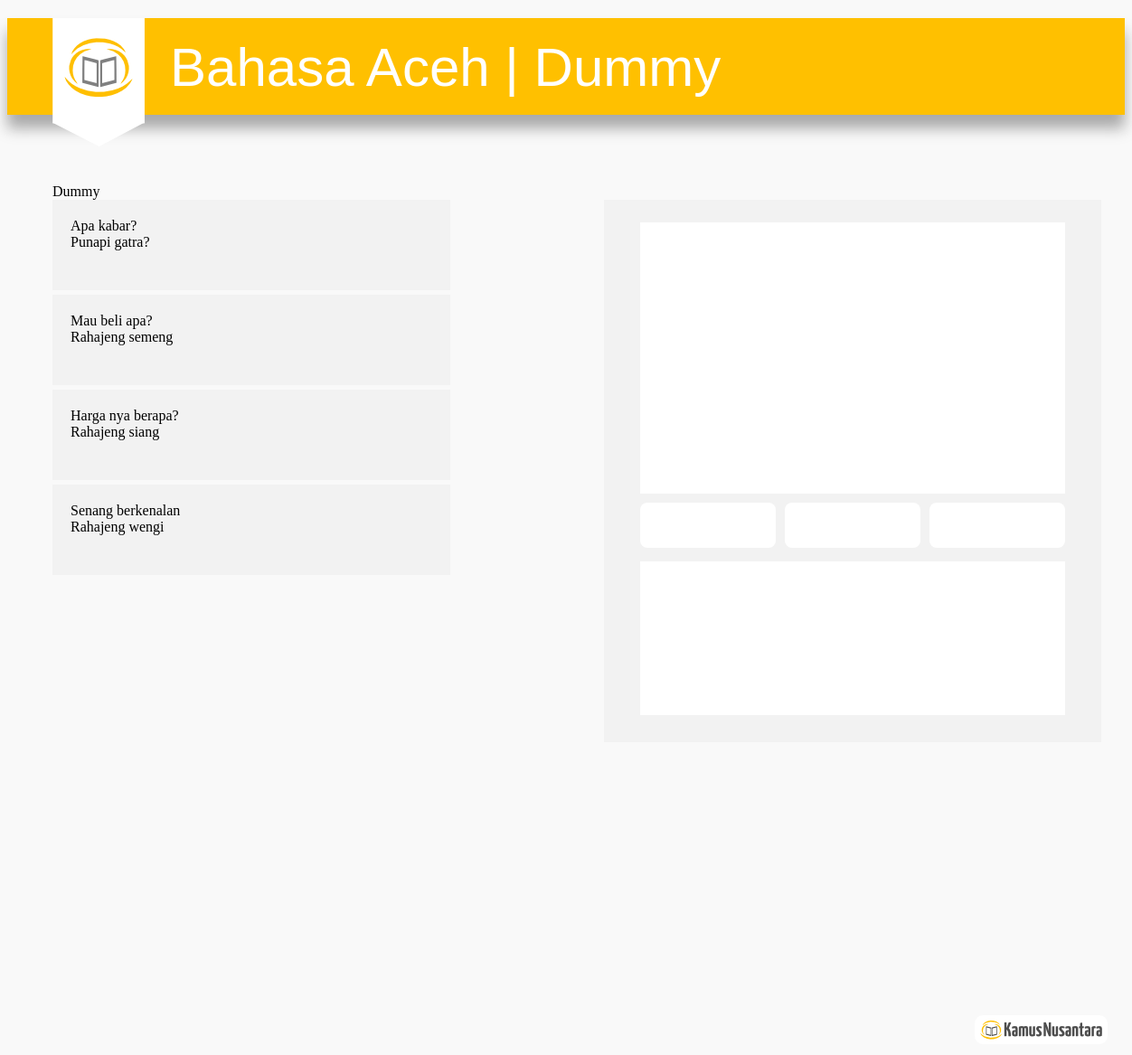
The app's page /dev/terms/kn/lg_aceh/3 with its own data.
### tables this page shows
CREATE TABLE IF NOT EXISTS `languages` (
  `id` int(10) NOT NULL AUTO_INCREMENT,
  `lang_key` varchar(50) NOT NULL DEFAULT '0',
  `name` varchar(50) NOT NULL,
  `desc` longtext NOT NULL,
  PRIMARY KEY (`id`),
  KEY `keywords` (`lang_key`)
);

CREATE TABLE IF NOT EXISTS `lg_aceh` (
  `id` int(11) NOT NULL DEFAULT '0',
  `cat_id` int(11) NOT NULL,
  `cat_name` varchar(255) DEFAULT NULL,
  `ina` varchar(255) DEFAULT NULL,
  `eng` varchar(255) DEFAULT NULL,
  `dar` varchar(255) DEFAULT NULL
);

### dev/application/controllers/terms.php (called while the page is built, shortened)
<?php if ( ! defined('BASEPATH')) exit('No direct script access allowed');
class Terms extends CI_Controller
{
	function __construct()
	{
		$this->load->model("languages_model", "languages", true);
		$this->load->model("categories_model", "categories", true);
		$this->load->model("terms_model", "terms", true);
	}
	public function kn($lg = 'map', $cat_id = '1')
	{
		$lang = $this->languages->get_lang_details($lg);
		$terms = $this->terms->get_terms_in_lang_cat($lg, $cat_id);
		$cat_name = $this->categories->get_cat_name($cat_id);
		$data['lang'] = $lang;
		$data['terms'] = $terms;
		$data['cat_name'] = $cat_name;
		$this->load->view('terms_view', $data);
	}
}

### dev/index.php (called while the page is built, shortened)
<?php
require_once BASEPATH.'core/CodeIgniter.php';

### dev/application/models/languages_model.php (called while the page is built, shortened)
<?php if ( ! defined('BASEPATH')) exit('No direct script access allowed');
class Languages_model extends CI_Model
{
	function get_lang_details($lg)
	{
		$this->db->where('lang_key', $lg);
		$ret = $this->db->get('languages')->result_array();
		return $ret[0];
	}
}

### dev/application/models/categories_model.php (called while the page is built, shortened)
<?php if ( ! defined('BASEPATH')) exit('No direct script access allowed');
class Categories_model extends CI_Model
{
	function get_cat_name($cat_id)
	{
		$this->db->where('id', $cat_id);
		$ret = $this->db->get('categories')->result_array();
		return $ret[0]['name'];
	}
}

### dev/application/models/terms_model.php (called while the page is built, shortened)
<?php if ( ! defined('BASEPATH')) exit('No direct script access allowed');
class Terms_model extends CI_Model
{
	function get_terms_in_lang_cat($lg, $cat)
	{
		$this->db->where('cat_id', $cat);
		$ret = $this->db->get($lg)->result_array();
		return $ret;
	}
}

### dev/application/views/terms_view.php (the view, shortened to what this page needs)
<!DOCTYPE html>
<html lang="en">
	<head>
		<link rel="stylesheet" type="text/css" href="<?=base_url()?>application/css/style.css"/>
	</head>
	<body>
		<header>
			<div class="header">
				<div id="headText">
					<?=$lang['name'];?> | <?=$cat_name;?>
				</div>
			</div>
			<img id="logohead" src="<?=base_url()?>application/images/skhead.png" />
		</header>
		<section id="contain_section">
			<div class="box_contain">
				<div id="title"><?=$cat_name;?></div>
				<div id="box_scroll">
					<?php
						foreach($terms as $term){
							echo "<div class='box'>";
							echo "<div class='indo'>".$term['ina']."</div>";
							echo "<div class='daerah'>".$term['dar']."</div>";
							echo "</div>";
						}
					?>
				</div>
			</div>
			<div id="contain_right">
				<div id="right_container">
					<div id="first_right">
					</div>
					<div id="second_right">
						<div class="s-contain" id="have_margin">
						</div>
						<div class="s-contain" id="have_margin">
						</div>
						<div class="s-contain">
						</div>
					</div>
					<div id="third_right">
					</div>
				</div>
			</div>
		</section>
		<footer id="foot2">
			<img src="<?=base_url()?>application/images/footer.png" >
		</footer>
	</body>
</html>

### dev/application/css/style.css (style rules this page uses)
body { background-color: #f9f9f9; font-family: "body",georgia; }
.header { margin-top:20px; width: 100%; height: 107px; font-family: "header",arial,georgia; background-color: #FFC000; -webkit-box-shadow: 0px 5px 5px #a9a9a9; -moz-box-shadow: 0px 5px 5px #a9a9a9; box-shadow: 0px 15px 15px #a9a9a9; }
#headText { position: relative; color:white; left:180px; top:20px; width: 700px; font-size: 60px; }
#logohead { position: relative; top:-107px; left:50px; }
.box_contain { left: 50px; position: relative; top:-70px; }
#box_scroll { height: 420px; width: 470px; overflow: auto; }
.box { background-color: rgb(242,242,242); width:400px; height:60px; padding: 20px; margin-bottom: 5px; }
#contain_section { height: 850px; }
#contain_right { background-color: rgb(242,242,242); width: 550px; height: 600px; position: relative; top:-490px; left:660px; }
#first_right { position: relative; width: 470px; height: 300px; margin: auto; top: 25px; background-color: #ffffff; }
#second_right { margin: auto; width: 470px; position: relative; top:35px; }
.s-contain { background-color: #ffffff; width: 150px; height: 50px; float: left; border-radius: 8px; }
#have_margin { margin-right: 10px; }
#third_right { position: relative; width: 470px; height: 170px; margin: auto; top: 100px; background-color: #ffffff; }
#foot2 { position: relative; width: 100px; left:1070px; }

### records on screen
languages: name "Bahasa Aceh"
lg_aceh: ina "Apa kabar?", dar "Punapi gatra?"
lg_aceh: ina "Mau beli apa?", dar "Rahajeng semeng"
lg_aceh: ina "Harga nya berapa?", dar "Rahajeng siang"
lg_aceh: ina "Senang berkenalan", dar "Rahajeng wengi"

### other values on screen
$cat_name "Dummy"
